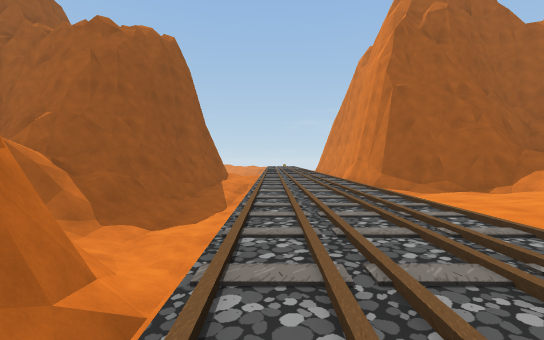
view 1 (above)

19 first-person views from a walk through a 3-D level made in the Unity game engine. The camera is 1.2 m above the floor, tilts 2° down and sees 90° across. The floor is counted in squares, 1.8 m on a side. Each view is taken from the middle of a square. On the plan, view 1 faces up. The plan holds only what a view shows up to about 9 squares ahead; the rest is blank. The place goes on beyond the plan. The player is left out.

view 2
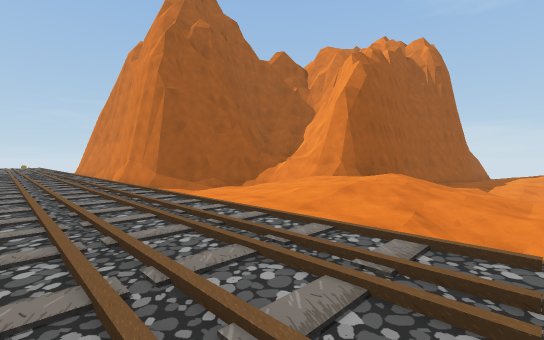

view 3
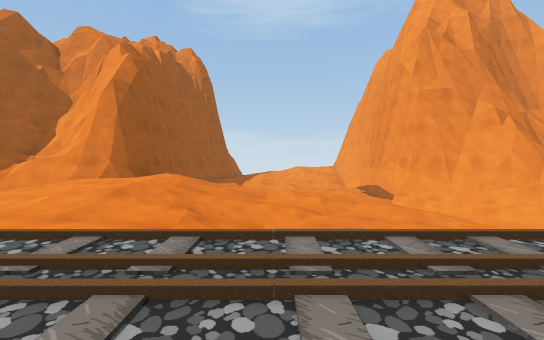

view 4
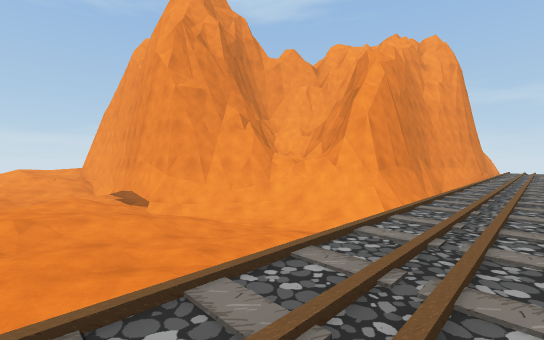

view 5
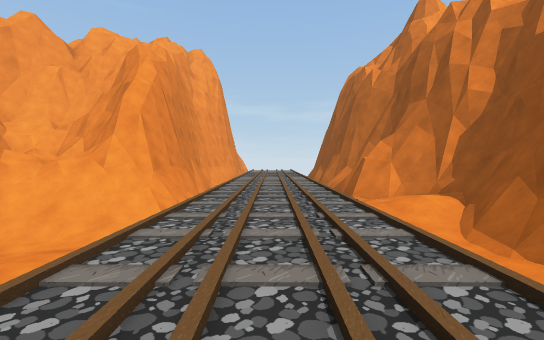

view 6
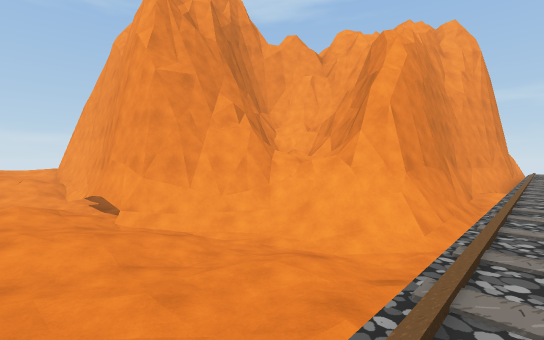

view 7
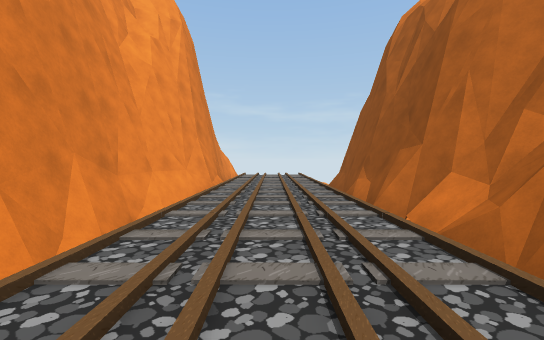

view 8
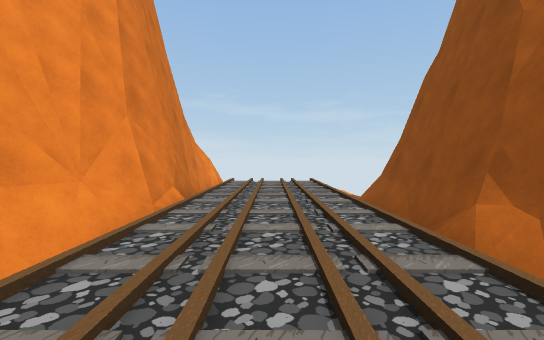

view 9
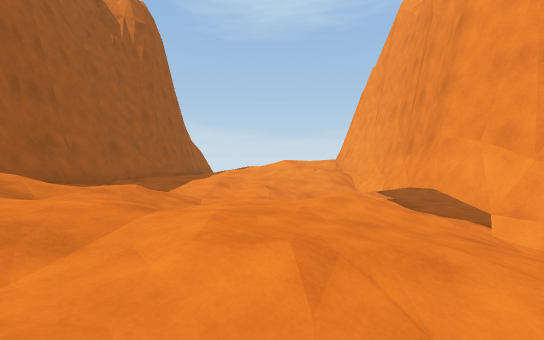

view 10
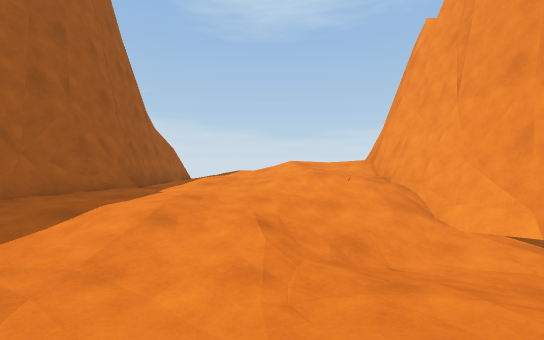

view 11
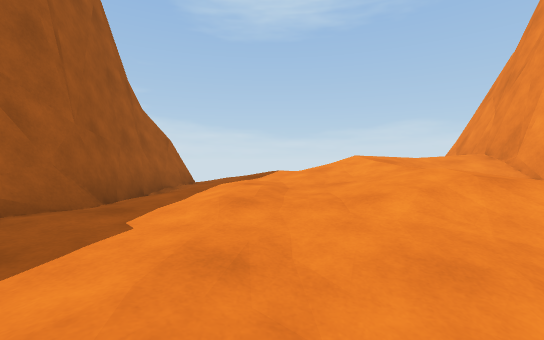

view 12
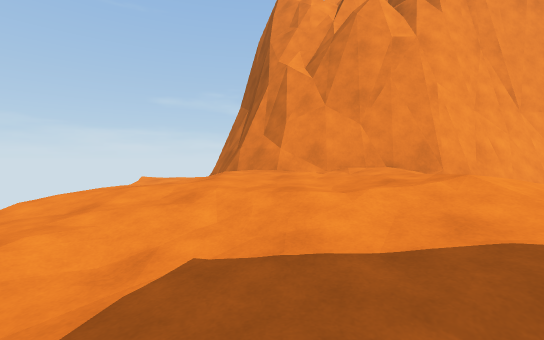

view 13
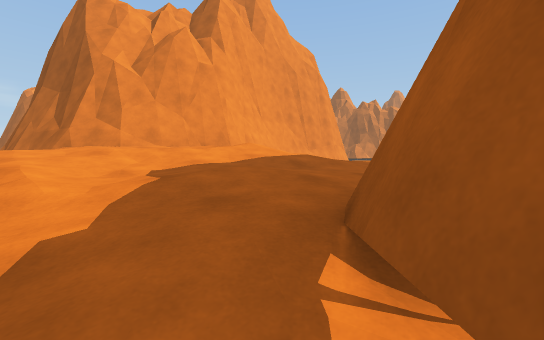

view 14
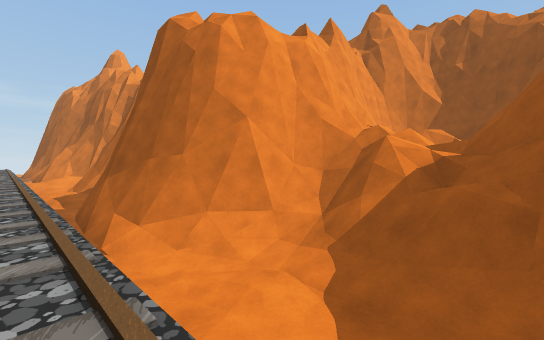

view 15
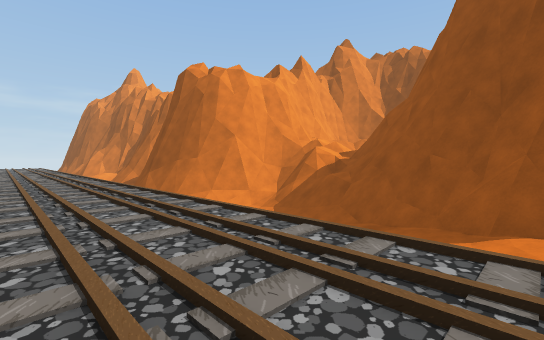

view 16
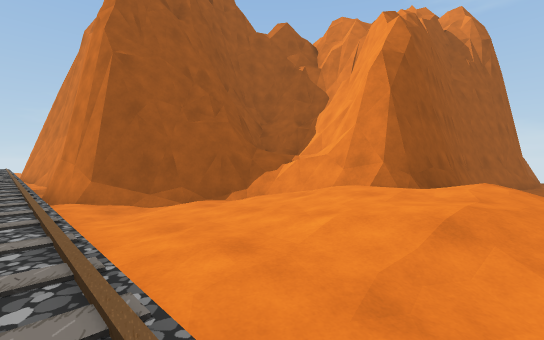

view 17
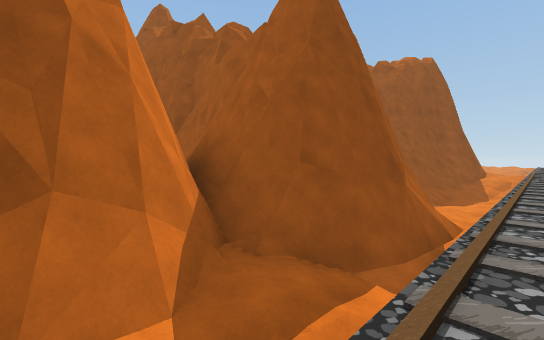

view 18
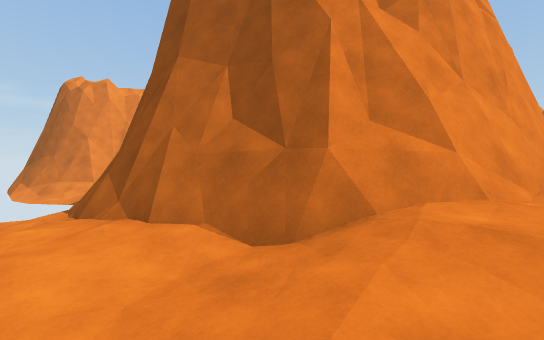

view 19
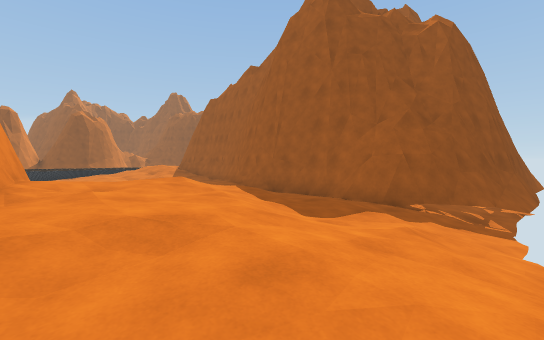

### Floor plan
Key: @ floor where view 1 was taken; # wall or solid block; . main floor; : floor 0.25 m higher than the main floor; - floor 0.25 m lower than the main floor; + floor 0.5 m higher than the main floor; _ floor 0.5 m lower than the main floor; < floor 0.75 m lower than the main floor; ( floor 1 m lower than the main floor; ! floor 1.25 m lower than the main floor; ? floor 1.5 m lower than the main floor; * floor 2 m higher than the main floor; / step, stairs or slope; = window, fence, low wall or low ledge; ^ raised ledge.
Columns run from 7 left of view 1 to 22 right of it. Each row starts with its distance up from view 1.
 10     ##/...#
  9     #/(...#
  8   ###/!...####^##
  7 ###==!!...-##===#
  6  ==//!!...---==^
  5  =*=/!!....../##
  4  ##=/??.....:+######       ###
  3 ^^^^#//....:++/////#########/
  2     ^#=.....////-_<__//<<//<(
  1      ##..._///.-//(<___-___<(
  0 ^^   ##@.. </___<((<__--./-_/
 -1 #### ##... <</__<((/</..///_-/
 -2      #=... ((<_<_<!/</::+::.--
 -3      #<...(((/<(</!!//./+:::..
 -4      #<...(!!!!/##########+:..
 -5      #<...!!??/##       ###/.-
 -6      #_...?///##          ##--
 -7      #_...///#=#           #/-
 -8      #=.../^^=#=           ##-
 -9      ##.../# ^=#            #<
-10      ##.../#  ##            #/
-11       #...(#
-12       #...(#
-13       #.../#
-14       #...##
-15       #...#
-16       #...#
-17       #...#

Positions as (right, up) in squares from view 1, and headings:
1: (0, 0), facing up
2: (0, 0), facing up-right
3: (0, 0), facing right
4: (1, -1), facing down-right
5: (1, -1), facing down
6: (2, -2), facing down-right
7: (1, -7), facing down
8: (1, -11), facing down
9: (5, -1), facing right
10: (9, -1), facing right
11: (12, 0), facing right
12: (19, 1), facing down
13: (21, 3), facing down-left
14: (0, 7), facing down-left
15: (2, 10), facing down-left
16: (2, 2), facing up-right
17: (0, -4), facing up-left
18: (22, -4), facing down-left
19: (22, -4), facing up-left
